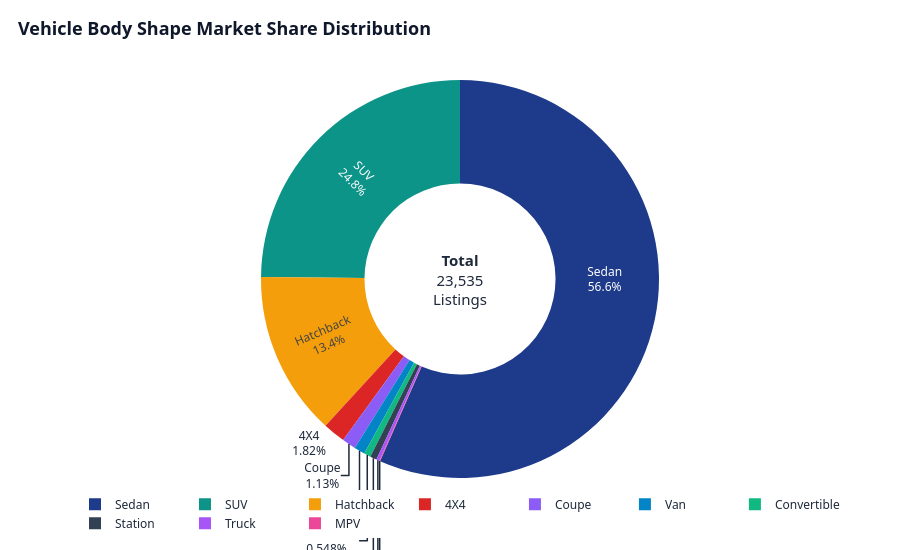

The notebook cell saved with this chart:
### Markdown cell above
**Analytical Takeaway (Chart A3):**
- **Market Leadership**: **Mercedes-Benz** unexpectedly ranks #1 by secondary listing volume with 2,319 listings (9.85%), closely followed by **Hyundai** (1,876, 7.97%), **Kia** (1,648, 7.00%), **BMW** (1,509, 6.41%), and **Renault** (1,502, 6.38%).
- **Volume Concentration**: The top 5 brands control 37.6% of all listings, while the top 15 brands account for 71.9% of total market supply.
- **Luxury Liquidity**: The disproportionate volume of German luxury brands (Mercedes-Benz and BMW collectively accounting for >16% of listings) highlights the active secondary trade of prestige vehicles used by affluent Egyptians as capital preservation assets.

### Code cell
# Chart A4: Body Shape Distribution (Donut Chart)
body_counts = df['Body Shape'].value_counts().reset_index()
body_counts.columns = ['Body Shape', 'Count']
body_counts['Percentage'] = (body_counts['Count'] / len(df)) * 100

fig_a4 = go.Figure(data=[go.Pie(
    labels=body_counts['Body Shape'],
    values=body_counts['Count'],
    hole=0.48,
    marker_colors=PALETTE_SEQUENCE + ["#A855F7", "#EC4899"],
    textinfo='label+percent',
    insidetextorientation='radial',
    hovertemplate="<b>%{label}</b><br>Listings: %{value:,d}<br>Market Share: %{percent}<extra></extra>"
)])

fig_a4.add_annotation(
    text=f"<b>Total</b><br>{len(df):,d}<br>Listings",
    x=0.5, y=0.5,
    font_size=15,
    showarrow=False
)

fig_a4.update_layout(
    title_text="<b>Vehicle Body Shape Market Share Distribution</b>",
    legend=dict(orientation="h", yanchor="bottom", y=-0.15, xanchor="center", x=0.5)
)

save_and_show(fig_a4, "A4_body_shape_distribution.html", height=550)

### Figure 1 — Plotly figure (JSON) as saved in the notebook; plotly's stock layout.template omitted (floating-point values rounded to 4 significant figures)
{"data": [{"hole": 0.48, "hovertemplate": "<b>%{label}</b><br>Listings: %{value:,d}<br>Market Share: %{percent}<extra></extra>", "insidetextorientation": "radial", "labels": ["Sedan", "SUV", "Hatchback", "4X4", "Coupe", "Van", "Convertible", "Station", "Truck", "MPV"], "marker": {"colors": ["#1E3A8A", "#0D9488", "#F59E0B", "#DC2626", "#8B5CF6", "#0284C7", "#10B981", "#334155", "#A855F7", "#EC4899"]}, "textinfo": "label+percent", "type": "pie", "values": [13316, 5845, 3143, 429, 265, 205, 129, 128, 60, 15]}], "layout": {"annotations": [{"font": {"size": 15}, "showarrow": false, "text": "<b>Total</b><br>23,535<br>Listings", "x": 0.5, "y": 0.5}], "height": 550, "legend": {"orientation": "h", "x": 0.5, "xanchor": "center", "y": -0.15, "yanchor": "bottom"}, "margin": {"b": 60, "l": 60, "r": 40, "t": 80}, "title": {"text": "<b>Vehicle Body Shape Market Share Distribution</b>"}}}
